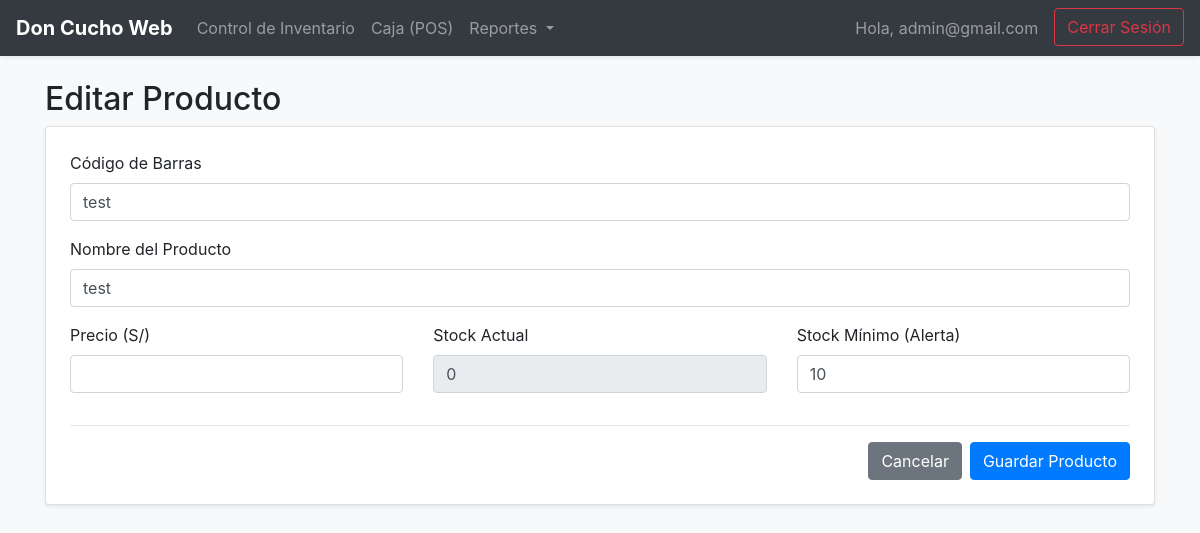
/inventario/editar/2/ (signed in), run on the app's committed database.
### inventario/models.py (models this page shows, shortened)
class Producto(models.Model):
    codigo = models.CharField(max_length=50, unique=True, verbose_name="Código de Barras")
    nombre = models.CharField(max_length=200, verbose_name="Nombre del Producto")
    precio = models.DecimalField(max_digits=10, decimal_places=2, verbose_name="Precio de Venta (S/)")
    stock_minimo = models.IntegerField(default=5, verbose_name="Stock Mínimo de Alerta")
    categoria = models.ForeignKey(Categoria, on_delete=models.SET_NULL, null=True, blank=True, verbose_name="Categoría")
    proveedor = models.ForeignKey(Proveedor, on_delete=models.SET_NULL, null=True, blank=True, verbose_name="Proveedor")
    @property
    def stock_total(self):
        stock = self.lotes.filter(fecha_vencimiento__gt=timezone.now(), stock_lote__gt=0).aggregate(Sum('stock_lote'))['stock_lote__sum']
        return stock or 0
    class Meta:
        verbose_name = "Producto"
        verbose_name_plural = "Productos"
        ordering = ['nombre']

### inventario/views.py (the view, shortened to what this page needs)
# urls.py: path('inventario/editar/<int:id>/', views.inventario_editar, name='inventario_editar'),
@login_required
@admin_required
def inventario_editar(request, id):
    producto = get_object_or_404(Producto, id=id)
    context = {
        'producto': producto
    }
    return render(request, 'inventario/inventario_form.html', context)

### inventario/views.py (called while the page is built)
def admin_required(view_func):
    @wraps(view_func)
    def _wrapped_view(request, *args, **kwargs):
        if not request.user.is_staff:
            return redirect('index')
        return view_func(request, *args, **kwargs)
    return _wrapped_view

### inventario/templates/inventario/inventario_form.html (shortened to what this page needs)
{% extends 'base.html' %}
{% block content %}
<h2>{% if producto %}Editar{% else %}Crear Nuevo{% endif %} Producto</h2>
<form method="POST" class="card shadow-sm p-4">
    <div class="form-group">
        <label for="codigo">Código de Barras</label>
        <input type="text" class="form-control" id="codigo" name="codigo" value="{{ producto.codigo|default:'' }}" required>
    </div>
    <div class="form-group">
        <label for="nombre">Nombre del Producto</label>
        <input type="text" class="form-control" id="nombre" name="nombre" value="{{ producto.nombre|default:'' }}" required>
    </div>
    <div class="row">
        <div class="col-md-4">
            <div class="form-group">
                <label for="precio">Precio (S/)</label>
                <input type="number" step="0.01" class="form-control" id="precio" name="precio" value="{{ producto.precio|default:'' }}" required>
            </div>
        </div>
        <div class="col-md-4">
            <div class="form-group">
                <label for="stock">Stock Actual</label>
                <input type="number" class="form-control" id="stock" name="stock" value="{{ producto.stock_total|default:0 }}" readonly>
            </div>
        </div>
        <div class="col-md-4">
            <div class="form-group">
                <label for="stock_minimo">Stock Mínimo (Alerta)</label>
                <input type="number" class="form-control" id="stock_minimo" name="stock_minimo" value="{{ producto.stock_minimo|default:5 }}" required>
            </div>
        </div>
    </div>
    <hr>
    <div class="d-flex justify-content-end">
        <a href="{% url 'control_inventario' %}" class="btn btn-secondary mr-2">Cancelar</a>
        <button type="submit" class="btn btn-primary">Guardar Producto</button>
    </div>
</form>
{% endblock %}

### inventario/templates/base.html (shortened to what this page needs)
<!DOCTYPE html>
<html lang="es">
<head>
    <link rel="stylesheet" href="https://cdn.jsdelivr.net/npm/bootstrap@4.6.2/dist/css/bootstrap.min.css">
</head>
<body class="bg-light">
    <nav class="navbar navbar-expand-lg navbar-dark bg-dark shadow-sm">
        <a class="navbar-brand" href="{% url 'index' %}">
            <strong>Don Cucho Web</strong>
        </a>
        <div class="collapse navbar-collapse" id="navbarNav">
            <ul class="navbar-nav mr-auto">
                {% if request.user.is_authenticated %}
                    {% if request.user.is_staff %}
                        <li class="nav-item">
                            <a class="nav-link" href="{% url 'control_inventario' %}">Control de Inventario</a>
                        </li>
                        <li class="nav-item">
                            <a class="nav-link" href="{% url 'pos' %}">Caja (POS)</a>
                        </li>
                        <li class="nav-item dropdown">
                            <a class="nav-link dropdown-toggle" href="#" id="navbarDropdownReportes" role="button" data-toggle="dropdown" aria-haspopup="true" aria-expanded="false">
                                Reportes
                            </a>
                        </li>
                    {% endif %}
                {% endif %}
            </ul>
            <ul class="navbar-nav ml-auto">
                {% if request.user.is_authenticated %}
                    <li class="nav-item navbar-text mr-3">
                        Hola, {{ request.user.username }}
                    </li>
                    <li class="nav-item">
                        <form action="{% url 'logout' %}" method="post" style="display: inline;">
                            <button type="submit" class="btn btn-outline-danger my-2 my-sm-0">Cerrar Sesión</button>
                        </form>
                    </li>
                {% endif %}
            </ul>
        </div>
    </nav>
    <div class="container mt-4">
        {% block content %}{% endblock %}
    </div>
</body>
</html>

### data on the page
Producto: codigo "test", nombre "test", stock "0", stock_minimo "10"

### other printed values
{{ request.user.username }} "admin@gmail.com"
